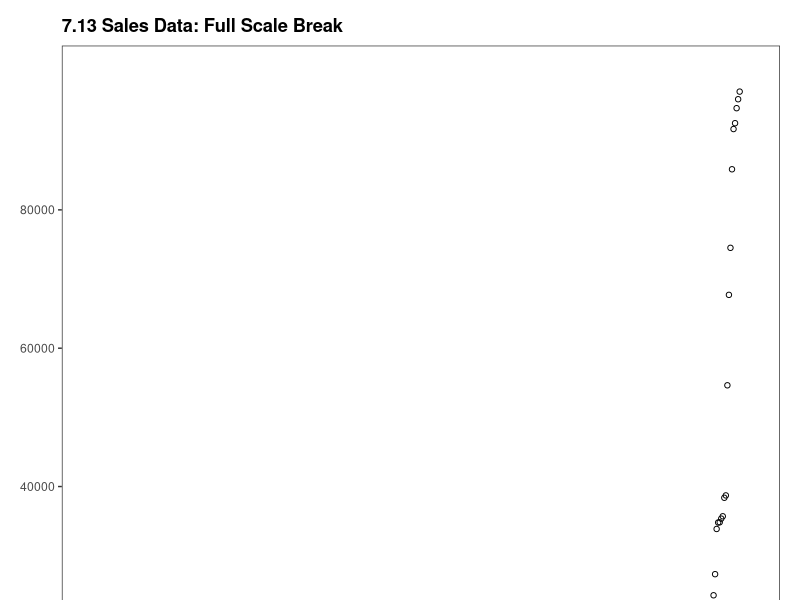
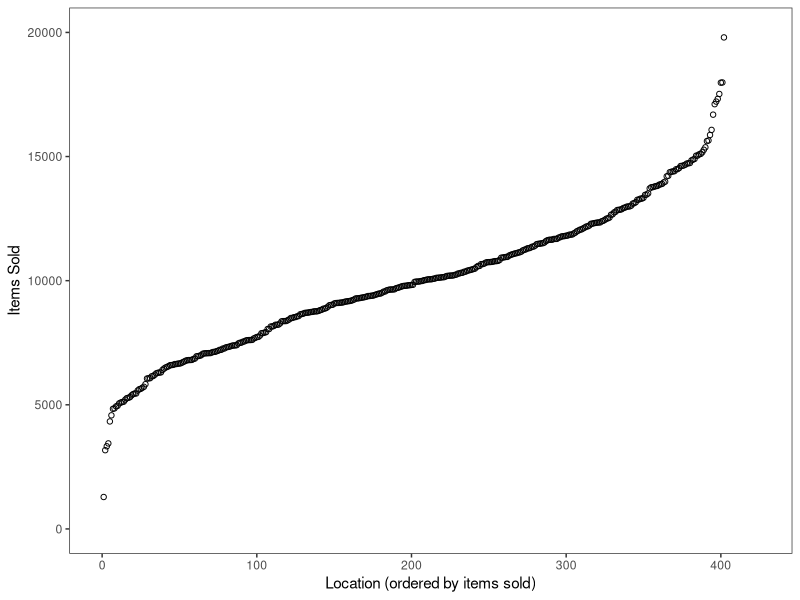

Reproduce these figures in R, in order.
library(ggplot2)
library(gridExtra)

this_base <- "fig07-13_sales-data-full-scale-break"

set.seed(0)

x <- c(rnorm(400, 10, 3), runif(20, min = 0, max = 100))

my_data <- data.frame(value = sample(x, 420) * 1000, location = c(1:420))

p1 <- ggplot(my_data, aes(x = location, y = sort(value))) +
  geom_point(shape = 1) +
  scale_x_continuous(limits = c(0, 425)) +
  scale_y_continuous(breaks = seq(0, 80000, 20000)) +
  ggtitle("7.13 Sales Data: Full Scale Break") +
  coord_cartesian(ylim = c(25000, 100000)) + 
  theme_bw() + 
  theme(panel.grid.major = element_blank(),
        panel.grid.minor = element_blank(),
        plot.margin= unit(c(1, 1, -1, 1), "lines"),
        plot.title = element_text(size = rel(1.2), face = "bold", vjust = 1.5),
        axis.text.x = element_blank(),
        axis.ticks.x = element_blank(), 
        axis.title = element_blank())

p1

p2 <- ggplot(my_data, aes(x = location, y = sort(value))) +
  geom_point(shape = 1) +
  scale_x_continuous(limits = c(0, 425)) +
  scale_y_continuous(breaks = seq(0, 20000, 5000)) +
  labs(x = "Location (ordered by items sold)", 
       y = "Items Sold") +
  coord_cartesian(ylim = c(0, 20000)) + 
  theme_bw() + 
  theme(panel.grid.major = element_blank(),
        panel.grid.minor = element_blank())

p2

p3 <- arrangeGrob(p1, p2)

p3

ggsave(paste0(this_base, ".png"), p3, width = 5, height = 4)

## pedantic: position of y axis label
## note: my_data is simulated

## TO DO: can the fake data be made more similar to that in the book?

## TO DO: create a base plot p, w/ everything in common btwn p1 and p2 and base
## them off of that; see examples elsewhere